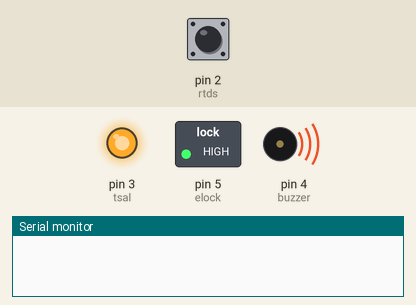
The sketch below on a simulated Arduino Uno, built with avr-gcc and run on an emulated ATmega328P. Parts: switched loads named in the sketch (green lamp = pin HIGH), output pins drawn as LEDs (lit = HIGH), buzzer (waves = sounding, pin HIGH), the last lines printed to the serial monitor. The inputs (shaded band) are chosen by the test bench; at power-on: pin 2 (rtds) HIGH.

Above: at 1.2 s.
1.3 s: pin 2 (rtds) pulled LOW for 0.15 s
At 2.7 s:
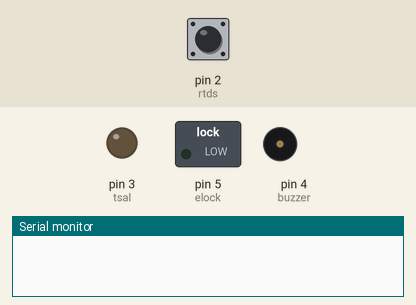
At 4.6 s:
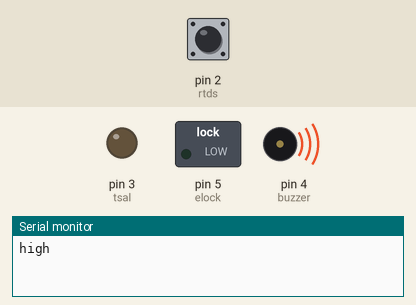
Timing chart, 0 to 6.1 s (numbered marks = the images above; inputs shaded):
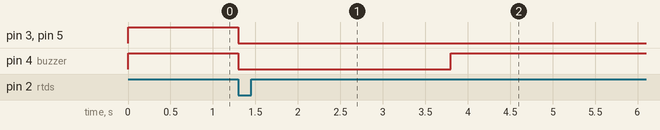

Measured:
- after the input at 1.3 s, pin 3 (tsal), pin 5 (elock): HIGH → LOW at once; pin 4 (buzzer): HIGH → LOW at once, → HIGH 2.5 s later

The sketch:

code.ino
```cpp
int rtds = 2;
int tsal = 3;
int buzzer = 4;
int elock =5;
int count = 0;

void setup() {
  // put your setup code here, to run once:
Serial.begin(9600);
pinMode(rtds, INPUT_PULLUP);
pinMode(tsal,OUTPUT);
pinMode(buzzer,OUTPUT);
pinMode(elock , OUTPUT);
digitalWrite(tsal,HIGH);
digitalWrite(buzzer,HIGH);
digitalWrite(elock,HIGH);
}

void loop() {
  // put your main code here, to run repeatedly:
  int rtds_status = digitalRead(rtds);
  if(rtds_status==LOW && count==0){
    digitalWrite(tsal,LOW);
    digitalWrite(buzzer,LOW);
    digitalWrite(elock,LOW);
    delay(2500);
    digitalWrite(buzzer,HIGH);
    count=count+1;
    Serial.println("high");
  }


}
```
